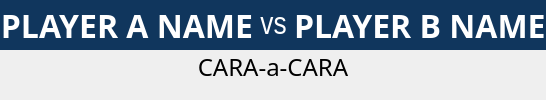
    <widget class="QWidget" name="headerWidget" native="true">
     <property name="sizePolicy">
      <sizepolicy hsizetype="Preferred" vsizetype="Minimum">
       <horstretch>0</horstretch>
       <verstretch>0</verstretch>
      </sizepolicy>
     </property>
     <property name="styleSheet">
      <string notr="true"/>
     </property>
     <layout class="QVBoxLayout" name="verticalLayout_5">
      <property name="spacing">
       <number>0</number>
      </property>
      <property name="leftMargin">
       <number>0</number>
      </property>
      <property name="topMargin">
       <number>0</number>
      </property>
      <property name="rightMargin">
       <number>0</number>
      </property>
      <property name="bottomMargin">
       <number>0</number>
      </property>
      <item>
       <widget class="QWidget" name="widget" native="true">
        <property name="minimumSize">
         <size>
          <width>0</width>
          <height>0</height>
         </size>
        </property>
        <property name="styleSheet">
         <string notr="true">background-color: rgba(16, 54, 93);
color: rgb(255, 255, 255);</string>
        </property>
        <layout class="QHBoxLayout" name="horizontalLayout_11" stretch="1,0,1">
         <property name="spacing">
          <number>0</number>
         </property>
         <property name="leftMargin">
          <number>0</number>
         </property>
         <property name="topMargin">
          <number>0</number>
         </property>
         <property name="rightMargin">
          <number>0</number>
         </property>
         <property name="bottomMargin">
          <number>0</number>
         </property>
         <item>
          <widget class="QLabel" name="playerANameHeaderLabel">
           <property name="font">
            <font>
             <family>Arial Black</family>
             <pointsize>24</pointsize>
             <weight>75</weight>
             <bold>true</bold>
            </font>
           </property>
           <property name="layoutDirection">
            <enum>Qt::LeftToRight</enum>
           </property>
           <property name="styleSheet">
            <string notr="true"/>
           </property>
           <property name="text">
            <string>PLAYER A NAME</string>
           </property>
           <property name="alignment">
            <set>Qt::AlignRight|Qt::AlignTrailing|Qt::AlignVCenter</set>
           </property>
           <property name="margin">
            <number>2</number>
           </property>
          </widget>
         </item>
         <item>
          <widget class="QLabel" name="playerBNameLabel_3">
           <property name="sizePolicy">
            <sizepolicy hsizetype="Minimum" vsizetype="Preferred">
             <horstretch>0</horstretch>
             <verstretch>0</verstretch>
            </sizepolicy>
           </property>
           <property name="font">
            <font>
             <family>Arial Narrow</family>
             <pointsize>24</pointsize>
             <weight>50</weight>
             <italic>false</italic>
             <bold>false</bold>
             <kerning>true</kerning>
            </font>
           </property>
           <property name="text">
            <string> vs </string>
           </property>
           <property name="alignment">
            <set>Qt::AlignCenter</set>
           </property>
           <property name="margin">
            <number>2</number>
           </property>
          </widget>
         </item>
         <item>
          <widget class="QLabel" name="playerBNameHeaderLabel">
           <property name="font">
            <font>
             <family>Arial Black</family>
             <pointsize>24</pointsize>
             <weight>75</weight>
             <bold>true</bold>
            </font>
           </property>
           <property name="styleSheet">
            <string notr="true"/>
           </property>
           <property name="text">
            <string>PLAYER B NAME</string>
           </property>
           <property name="alignment">
            <set>Qt::AlignLeading|Qt::AlignLeft|Qt::AlignVCenter</set>
           </property>
           <property name="margin">
            <number>2</number>
           </property>
          </widget>
         </item>
        </layout>
       </widget>
      </item>
      <item>
       <widget class="QLabel" name="playerBNameHeaderLabel_2">
        <property name="font">
         <font>
          <family>Arial Black</family>
          <pointsize>18</pointsize>
          <weight>50</weight>
          <bold>false</bold>
          <kerning>true</kerning>
         </font>
        </property>
        <property name="styleSheet">
         <string notr="true"/>
        </property>
        <property name="text">
         <string>CARA-a-CARA</string>
        </property>
        <property name="alignment">
         <set>Qt::AlignHCenter|Qt::AlignTop</set>
        </property>
        <property name="margin">
         <number>2</number>
        </property>
       </widget>
      </item>
     </layout>
    </widget>
